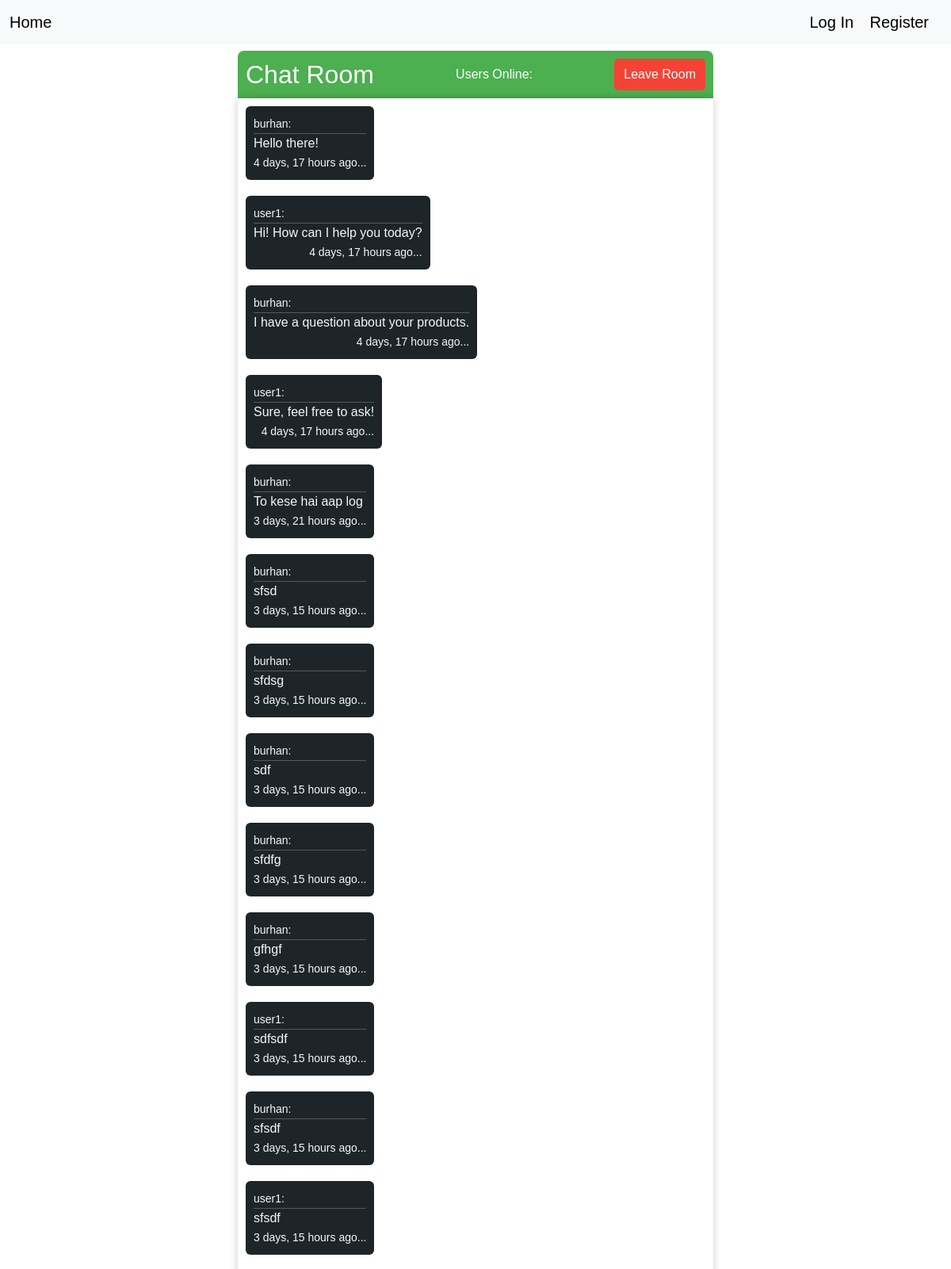
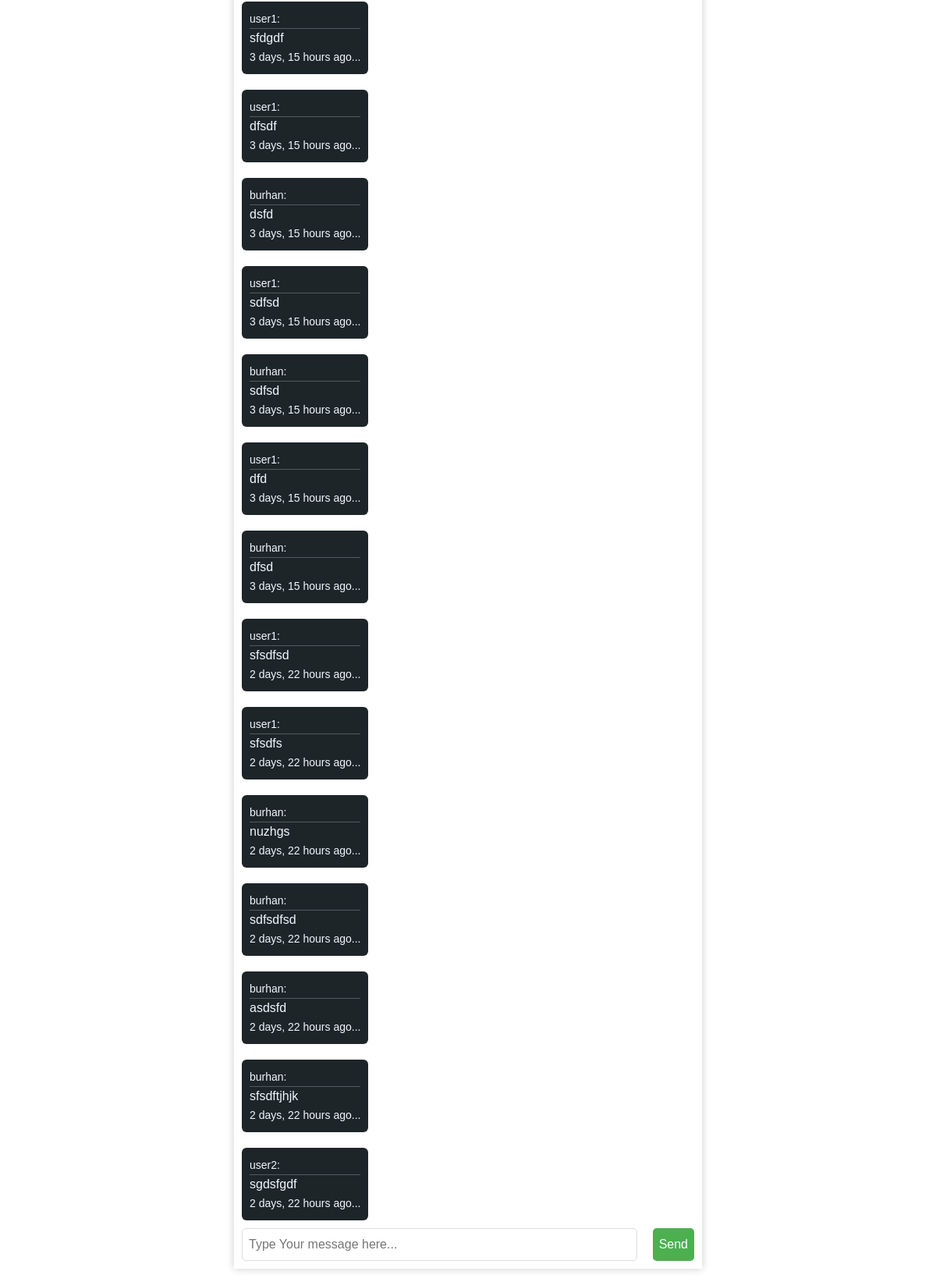
Screenshot of /chat_room/Room1/ with the database file from the repository (2 pictures, top to bottom).
### chat/models.py (models this page shows, shortened)
class Messages(models.Model):
    message = models.CharField(max_length=255)
    sent_by = models.ForeignKey(User, models.DO_NOTHING, related_name='messages')
    timeStamp = models.DateTimeField(auto_now_add=True)

### chat/views.py (the view)
# urls.py: path("chat_room/<str:room_name>/", views.room, name="room"),
def room(request, room_name):
    room_exists = Room.objects.filter(name=room_name).exists()
    room = Room.objects.filter(name=room_name).first()
    user = request.user
    if room_exists:
        messagesQuery = room.messages.all()
        messages.success(request, 'Room Joined Succesfully')
        return render(request, "chat/room.html", {
            "room_name": room_name,
            'room_messages': messagesQuery
            })
    room = Room.objects.create(name=room_name, created_by=user)
    room.save()
    messages.success(request, 'Room Created Successful')
    return render(request, "chat/room.html", {"room_name": room_name})

### chat/templates/chat/room.html (shortened to what this page needs)
{% extends 'layout.html' %}
{% load static %}
{% block content %}
<div class="main-container my-2">
    <div class="chat-header">
        <h2>Chat Room</h2>
        <div id="users-online">Users Online:</div>
        <button class="leave-chat">
            <a href="{% url 'index' %}" style="text-decoration: none; color: white">
                Leave Room</a>
        </button>
    </div>
    <div class="chat-container">
        <div class="chat-log" id="chat-log">
            {% for message in room_messages %}
                {% if request.user.id == message.sent_by.id %}
                    <div class="message receiver-message">
                        <div>
                            <span>{{ message.message }}</span>
                        </div>
                        <div class="message-time">
                            <span><small>{{ message.timeStamp|timesince }} ago...</small></span>
                        </div>
                    </div>
                {% else %}
                    <div class="message sender-message">
                        <div>
                            <span><small>{{ message.sent_by.username}}:</small></span>
                        </div>
                        <hr style="width: 100%; margin: 0;">
                        <div>
                            <span>{{ message.message }}</span>
                        </div>
                        <div class="message-time">
                            <span><small>{{ message.timeStamp|timesince }} ago...</small></span>
                        </div>
                    </div>
                {% endif %}
            {% endfor %}
    </div>
        <div class="send-message">
            <input id="chat-message-input" type="text" placeholder="Type Your message here..." ><br>
            <button id="chat-message-submit" type="button">Send</button>
        </div>
    </div>
</div>
{% endblock %}

### chat/static/static.css (style rules this page uses)
* { font-family: sans-serif; margin: 0; padding: 0; }
.main-container { width: 100%; height: 100%; display: flex; flex-direction: column; align-items: center; }
.chat-container { display: flex; flex-direction: column; width: 50vw; height: 75vh; box-shadow: 0 0 10px rgba(0,0,0,0.2) }
.chat-header { display: flex; justify-content: space-between; align-items: center; width: 50vw; background-color: #4CAF50; color: #fff; padding: 10px; border-top-left-radius: 8px; border-top-right-radius: 8px; }
.chat-header h2 { margin: 0; }
.leave-chat { background-color: #f44336; color: #fff; border: none; border-radius: 5px; padding: 8px 12px; }
.chat-log { display: flex; flex-direction: column; border-radius: 5px; overflow-y: scroll; overflow-x: hidden; width: 50vw; height: 75vh; }
.message { padding: 10px; margin: 10px; border-radius: 6px; max-width: 75%; word-break: break-word; display: flex; flex-direction: column; }
.sender-message { background-color: #1d2529; color: aliceblue; align-self: flex-start; align-items: start; }
.message-time { align-self: flex-end; }
.send-message { display: flex; justify-content: space-between; }
.send-message input { width: 100%; padding: 8px; margin: 10px; border: 1px solid #ddd; border-radius: 5px; }
.send-message button { padding: 8px; margin: 10px; background-color: #4CAF50; color: #fff; border: none; border-radius: 5px; cursor: pointer; }

### rows the page displays
Messages: sent_by.username "burhan", message "Hello there!", timeStamp "4 days, 17 hours"
Messages: sent_by.username "user1", message "Hi! How can I help you today?", timeStamp "4 days, 17 hours"
Messages: sent_by.username "burhan", message "I have a question about your products.", timeStamp "4 days, 17 hours"
Messages: sent_by.username "user1", message "Sure, feel free to ask!", timeStamp "4 days, 17 hours"
Messages: sent_by.username "burhan", message "To kese hai aap log", timeStamp "3 days, 21 hours"
Messages: sent_by.username "burhan", message "sfsd", timeStamp "3 days, 15 hours"
Messages: sent_by.username "burhan", message "sfdsg", timeStamp "3 days, 15 hours"
Messages: sent_by.username "burhan", message "sdf", timeStamp "3 days, 15 hours"
Messages: sent_by.username "burhan", message "sfdfg", timeStamp "3 days, 15 hours"
Messages: sent_by.username "burhan", message "gfhgf", timeStamp "3 days, 15 hours"
Messages: sent_by.username "user1", message "sdfsdf", timeStamp "3 days, 15 hours"
Messages: sent_by.username "burhan", message "sfsdf", timeStamp "3 days, 15 hours"
Messages: sent_by.username "user1", message "sfsdf", timeStamp "3 days, 15 hours"
Messages: sent_by.username "user1", message "sfdgdf", timeStamp "3 days, 15 hours"
Messages: sent_by.username "user1", message "dfsdf", timeStamp "3 days, 15 hours"
Messages: sent_by.username "burhan", message "dsfd", timeStamp "3 days, 15 hours"
Messages: sent_by.username "user1", message "sdfsd", timeStamp "3 days, 15 hours"
Messages: sent_by.username "burhan", message "sdfsd", timeStamp "3 days, 15 hours"
Messages: sent_by.username "user1", message "dfd", timeStamp "3 days, 15 hours"
Messages: sent_by.username "burhan", message "dfsd", timeStamp "3 days, 15 hours"
Messages: sent_by.username "user1", message "sfsdfsd", timeStamp "2 days, 22 hours"
Messages: sent_by.username "user1", message "sfsdfs", timeStamp "2 days, 22 hours"
Messages: sent_by.username "burhan", message "nuzhgs", timeStamp "2 days, 22 hours"
Messages: sent_by.username "burhan", message "sdfsdfsd", timeStamp "2 days, 22 hours"
Messages: sent_by.username "burhan", message "asdsfd", timeStamp "2 days, 22 hours"
Messages: sent_by.username "burhan", message "sfsdftjhjk", timeStamp "2 days, 22 hours"
Messages: sent_by.username "user2", message "sgdsfgdf", timeStamp "2 days, 22 hours"
